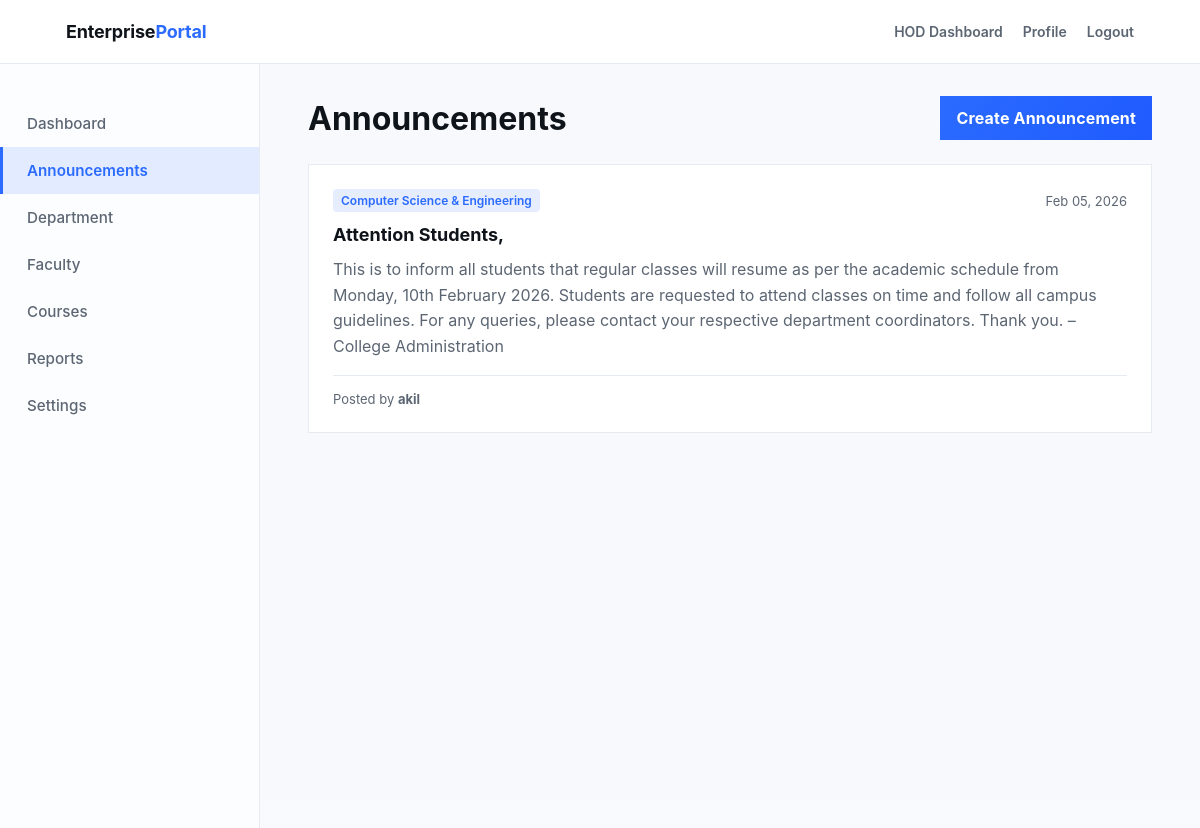
The page /announcements/ (signed in) on the database its author committed.
### announcements/models.py (models this page shows, shortened)
class Announcement(models.Model):
    DEPARTMENT_CHOICES = [
        ('ALL', 'All Departments'),
        ('CSE', 'Computer Science & Engineering'),
        ('ECE', 'Electronics & Communication'),
        ('ME', 'Mechanical Engineering'),
        ('CE', 'Civil Engineering'),
        ('IT', 'Information Technology'),
        ('MBA', 'Management Studies'),
    ]
    title = models.CharField(max_length=200)
    description = models.TextField()
    department = models.CharField(max_length=50, choices=DEPARTMENT_CHOICES, default='ALL')
    created_by = models.ForeignKey(settings.AUTH_USER_MODEL, on_delete=models.CASCADE)
    created_at = models.DateTimeField(auto_now_add=True)
    updated_at = models.DateTimeField(auto_now=True)
    class Meta:
        ordering = ['-created_at']

### accounts/models.py (models this page shows, shortened)
class User(AbstractUser):
    ROLE_STUDENT = "student"
    ROLE_FACULTY = "faculty"
    ROLE_HOD = "hod"
    ROLE_PRINCIPAL = "principal"
    ROLE_ADMIN = "admin"
    ROLE_CHOICES = [
        (ROLE_STUDENT, "Student"),
        (ROLE_FACULTY, "Faculty"),
        (ROLE_HOD, "HOD"),
        (ROLE_PRINCIPAL, "Principal"),
        (ROLE_ADMIN, "Admin"),
    ]
    role = models.CharField(max_length=20, choices=ROLE_CHOICES, default=ROLE_STUDENT)
    is_faculty = models.BooleanField(default=False)
    is_hod = models.BooleanField(default=False)
    is_principal = models.BooleanField(default=False)
    is_admin = models.BooleanField(default=False)
    is_approved = models.BooleanField(default=False)

### announcements/views.py (the view)
# urls.py: path('', AnnouncementListView.as_view(), name='announcement_list'),
class AnnouncementListView(LoginRequiredMixin, ListView):
    model = Announcement
    template_name = 'announcements/announcement_list.html'
    context_object_name = 'announcements'
    paginate_by = 10
    def get_queryset(self):
        return super().get_queryset()
    def get_context_data(self, **kwargs):
        context = super().get_context_data(**kwargs)
        context['can_create'] = self.request.user.role != 'student'
        return context

### templates/announcements/announcement_list.html (shortened to what this page needs)
{% extends "base.html" %}
{% block content %}
<div class="container">
    <div class="page-header" style="display: flex; justify-content: space-between; align-items: center; margin-bottom: 24px;">
        <h1>Announcements</h1>
        {% if can_create %}
        <a href="{% url 'announcement_create' %}" class="primary-button" style="text-decoration: none;">Create Announcement</a>
        {% endif %}
    </div>
    <div class="announcements-grid" style="display: grid; gap: 20px;">
        {% for announcement in announcements %}
        <div class="announcement-card" style="background: var(--white); border: 1px solid var(--line); padding: 24px; display: grid; gap: 12px;">
            <div class="announcement-header" style="display: flex; justify-content: space-between; align-items: center;">
                <span class="badge" style="background: var(--accent-soft); color: var(--accent); padding: 4px 8px; font-size: 12px; font-weight: 600; border-radius: 4px;">{{ announcement.get_department_display }}</span>
                <span class="date" style="color: var(--muted); font-size: 13px;">{{ announcement.created_at|date:"M d, Y" }}</span>
            </div>
            <h3 style="font-size: 18px; margin: 0;">{{ announcement.title }}</h3>
            <p style="color: var(--muted); line-height: 1.6;">{{ announcement.description }}</p>
            <div class="announcement-footer" style="border-top: 1px solid var(--line); padding-top: 12px; margin-top: 4px;">
                <span class="author" style="font-size: 13px; color: var(--muted);">Posted by <strong>{{ announcement.created_by.first_name|default:announcement.created_by.username }}</strong></span>
            </div>
        </div>
        {% empty %}
        <div class="empty-state" style="text-align: center; padding: 40px; color: var(--muted);">
            <p>No announcements found.</p>
        </div>
        {% endfor %}
    </div>
</div>
{% endblock %}

### static/css/style.css (style rules this page uses)
:root { --white: #ffffff; --near-white: #f7f9fc; --surface: #fcfdff; --text: #0f141a; --muted: #5c6673; --line: #e6ebf2; --accent: #2b6bff; --accent-strong: #1f5bff; --accent-soft: rgba(43, 107, 255, 0.12); --shadow: 0 10px 30px rgba(15, 20, 26, 0.06); --transition: 420ms cubic-bezier(0.22, 0.61, 0.36, 1); --radius: 0; --container: 1120px; --navbar-height: 64px; }
* { box-sizing: border-box; margin: 0; padding: 0; }
body { min-height: 100vh; font-family: -apple-system, BlinkMacSystemFont, "Segoe UI", Roboto, "Helvetica Neue", Arial, sans-serif; color: var(--text); background: radial-gradient(1200px 600px at 20% 0%, rgba(43, 107, 255, 0.08), transparent 60%), linear-gradient(180deg, var(--white), var(--near-white)); }
.container { width: 100%; max-width: var(--container); margin: 0 auto; padding: 0 16px; }
.primary-button { border: none; cursor: pointer; padding: 12px 16px; background: linear-gradient(120deg, var(--accent), var(--accent-strong)); color: var(--white); font-weight: 650; letter-spacing: 0.01em; transition: transform var(--transition), box-shadow var(--transition), background var(--transition); }

### rows shown on the page
Announcement: department "Computer Science & Engineering", created_at "Feb 05, 2026", title "Attention Students,", description "This is to inform all students that regular classes will resume as per the academic schedule from Monday, 10th February 2026. Students are requested to attend classes on time and follow all campus guidelines. For any queries, please contact your respective department coordinators. Thank you. – College Administration", created_by.first_name "akil"
